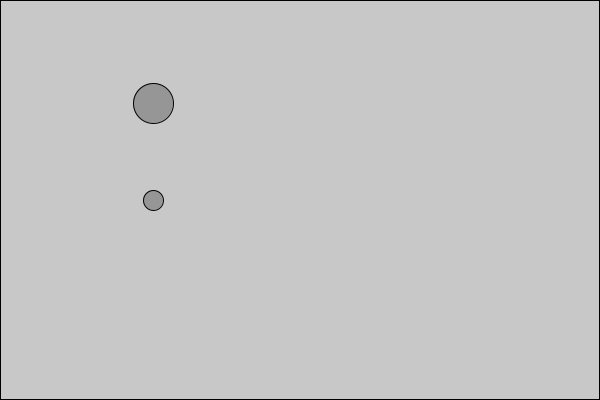
Frame 1 (no input)
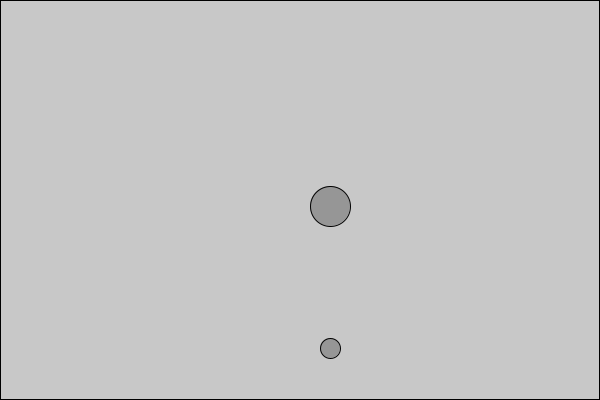
Frame 60 (the mouse pressed at the canvas centre just before this capture)
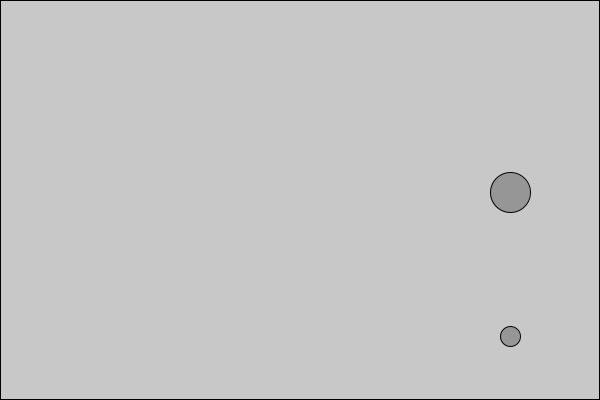
Frame 120 (the mouse held since frame 60 and released just before this capture)

The Processing sketch that drew these frames (run headless with seeded random() and noise(); from frame 60 on, the mouse is pressed at the canvas centre):

// Processing sketch: II_2_Circle_Collision
// ── II_2_Circle_Collision.pde
CollisionSystem ms;

void setup() {
  size(600, 400);
  ms = new CollisionSystem();
  //ms.addMover(new Mover(new PVector(width/2, height/2)));
  ms.addMover(new Mover(new PVector(width/4, height/2), new PVector(3, 0)));
  //ms.addMover(new Mover(new PVector(width/2, height/4), new PVector(0, 5)));
  ms.addMover(new Mover(new PVector(width/4, height/4), new PVector(3, 3), 2));
}

void mouseReleased() {
    //PVector pos = new PVector(mouseX, mouseY);
    //PVector vel = new PVector(mouseX - pmouseX, mouseY - pmouseY);
    //ms.addMover(new Mover(pos, vel.div(2)));
}

void draw() {
  println(frameRate);
  background(200);
  stroke(0);
  fill(200);
  rect(0, 0, width - 1, height - 1);
  ms.update();
  ms.display();
}
// ── CollisionSystem.pde
class CollisionSystem {
  ArrayList<Mover> movers;
  
  CollisionSystem() {
    movers = new ArrayList();
  }
  
  void addMover(Mover m) {
    movers.add(m);
  }
  
  void applyCollisions() {
    for(int i = 0; i < movers.size(); i++) {
      for(int j = i + 1; j < movers.size(); j++) {
        Mover mi = movers.get(i);
        Mover mj = movers.get(j);
       if(mi.checkCollision(mj)) {
         PVector v1 = mi.vel.copy();
         PVector v2 = mj.vel.copy();
         PVector x1 = mi.pos.copy();
         PVector x2 = mj.pos.copy();
         PVector x12 = x1.copy().sub(x2);
         PVector v12 = v1.copy().sub(v2);
         PVector x21 = x2.copy().sub(x1);
         PVector v21 = v2.copy().sub(v1);
         float m1 = mi.mass, m2 = mj.mass;
         mi.vel.sub(x12.mult((2*m2/(m1 + m2))*(v12.dot(x12)/x12.magSq())));
         mj.vel.sub(x21.mult((2*m1/(m1 + m2))*(v21.dot(x21)/x21.magSq())));
       }
      }
    }
  }
  
  void update() {
    applyCollisions();
    for(Mover m : movers) {
      m.edges();
      m.update();
    }
  }
  
  void display() {
    for(Mover m : movers) {
      m.display();
    }
  }
}
// ── Mover.pde
class Mover {
  PVector pos;
  PVector vel;
  PVector acc;
  float ang;
  float angVel;
  float angAcc;
  float mass;
  
  Mover() {
    pos = new PVector(random(width), height/2);
    vel = new PVector(0, 0);
    acc = new PVector(0, 0);
    mass = random(1, 2);
  }
  
  Mover(PVector pos) {
    this.pos = new PVector(pos.x, pos.y);
    vel = new PVector(0, 0);
    acc = new PVector(0, 0);
    mass = 1;
  }
  
  Mover(PVector pos, PVector vel) {
    this.pos = new PVector(pos.x, pos.y);
    this.vel = new PVector(vel.x, vel.y);
    acc = new PVector(0, 0);
    mass = 1;
  }
  
    Mover(PVector pos, PVector vel, float mass) {
    this.pos = new PVector(pos.x, pos.y);
    this.vel = new PVector(vel.x, vel.y);
    acc = new PVector(0, 0);
    this.mass = mass;
  }

  
  void applyForce(PVector force) {
    PVector f = PVector.div(force, mass);
    acc.add(f);
  }
  
  void update() {
    vel.add(acc);
    pos.add(vel);
    acc.mult(0);
  }
  
  float getRadius() {
    return mass*10;
  }
  
  boolean checkCollision(Mover m) {
    float d = pos.dist(m.pos);
    float dvel = vel.dist(m.vel);
    if(d < getRadius() + m.getRadius() + dvel) return true;
    return false;
  }
  
  boolean checkCollisionEdgeX() {
    PVector d = getDistanceEdge();
    if(d.x < abs(vel.x)) return true;
    return false;
  }
  
  boolean checkCollisionEdgeY() { 
    PVector d = getDistanceEdge();
    if(d.y < abs(vel.y)) return true;
    return false;
  }
  
  PVector getDistanceEdge() {
    PVector distance = new PVector(- getRadius(), - getRadius());
    if(vel.x > 0) {
      distance.x += width - pos.x;
    }
    else distance.x += pos.x;
    if(vel.y > 0) {
      distance.y += height - pos.y;
    }
    else distance.y += pos.y;
    return distance;
  }
  
  void edges() {
    PVector d = getDistanceEdge();
    if(checkCollisionEdgeX()) {
      vel.x = -vel.x;
      pos.x += d.x;
    }
    if(checkCollisionEdgeY()) {
      vel.y = -vel.y;
      pos.y += d.y;
    }
  }
  
  void display() {
    fill(150);
    stroke(2);
    ellipse(pos.x, pos.y, 2*getRadius(), 2*getRadius());
  }
}
